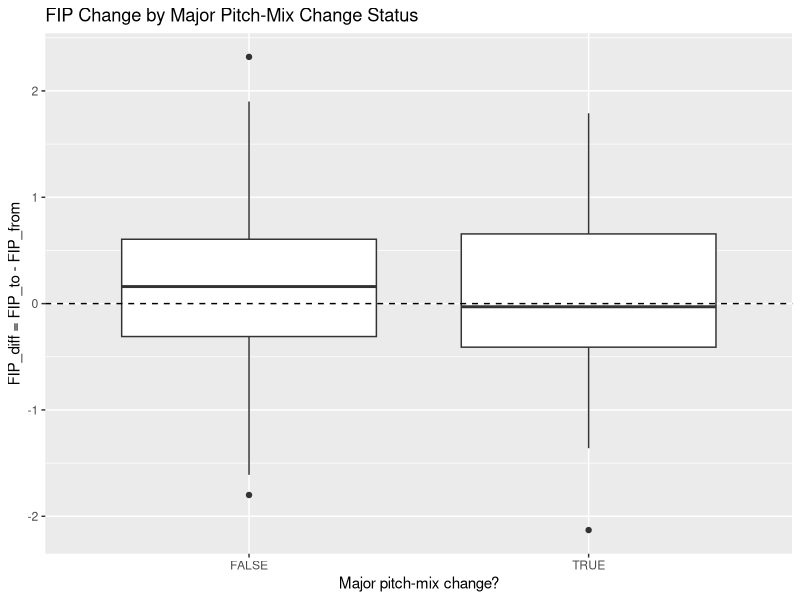

R code for this plot:
## ---- chunk 1
library(tidyverse)
library(readxl)

pitch_changes <- read_excel("STAT 470 Project Data-6.xlsx",
                            sheet = "pitch_changes")

top_changes <- read_excel("STAT 470 Project Data-6.xlsx",
                          sheet = "top_5_percent_changes")
## ---- chunk 2
model_data <- pitch_changes %>%
  group_by(
    pitcher, player_name, team_from, team_to,
    year_from, year_to,
    age_from, FIP_from, age_to, FIP_to, FIP_diff
  ) %>%
  summarize(
    max_abs_pitch_change = max(abs_change, na.rm = TRUE),
    largest_pitch_change = pitch_type[which.max(abs_change)],
    largest_change_value = prop_change[which.max(abs_change)],
    major_change = any(top_5_percent),
    added_new_pitch = any(new_pitch != "NA"),
    new_pitch_list = paste(unique(new_pitch[new_pitch != "NA"]), collapse = ", "),
    .groups = "drop"
  ) %>%
  mutate(
    improved = FIP_diff < 0,
    team_changed = team_from != team_to
  )
## ---- chunk 3
pitch_change_wide <- pitch_changes %>%
  select(
    pitcher, player_name, team_from, team_to,
    year_from, year_to,
    age_from, FIP_from, age_to, FIP_to, FIP_diff,
    pitch_type, prop_change
  ) %>%
  pivot_wider(
    names_from = pitch_type,
    values_from = prop_change,
    names_glue = "{pitch_type}_change",
    values_fill = 0
  ) %>%
  mutate(
    improved = FIP_diff < 0,
    team_changed = team_from != team_to
  )
## ---- chunk 4
model_data <- model_data %>%
  left_join(
    pitch_change_wide,
    by = c(
      "pitcher", "player_name", "team_from", "team_to",
      "year_from", "year_to",
      "age_from", "FIP_from",
      "age_to", "FIP_to", "FIP_diff",
      "improved", "team_changed"
    )
  )
## ---- chunk 5
ggplot(model_data, aes(x = major_change, y = FIP_diff)) +
  geom_boxplot() +
  geom_hline(yintercept = 0, linetype = "dashed") +
  labs(
    title = "FIP Change by Major Pitch-Mix Change Status",
    x = "Major pitch-mix change?",
    y = "FIP_diff = FIP_to - FIP_from"
  )
